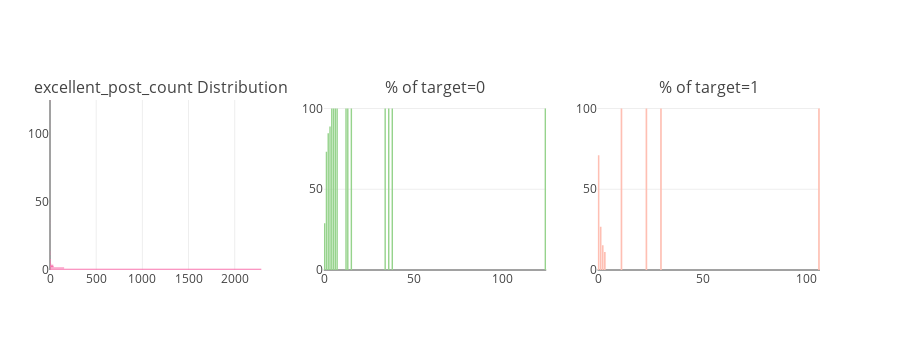

The notebook cell saved with this chart:
### Code cell
catAndTrgt(merge_df, "excellent_post_count")

### Figure 1 — Plotly figure (JSON) as saved in the notebook; plotly's stock layout.template omitted (floating-point values rounded to 4 significant figures)
{"data": [{"marker": {"color": "#f975ae"}, "orientation": "h", "type": "bar", "uid": "1599f352-8b5e-11e8-ae75-6c40089fb510", "x": [1, 1, 1, 1, 1, 1, 2, 2, 2, 3, 3, 7, 8, 8, 12, 36, 39, 153, 2288], "xaxis": "x", "y": [106, 15, 38, 36, 30, 23, 34, 124, 13, 11, 12, 5, 6, 7, 4, 3, 2, 1, 0], "yaxis": "y"}, {"marker": {"color": "#96D38C"}, "name": "Target : 0", "type": "bar", "uid": "159b129e-8b5e-11e8-ae0f-6c40089fb510", "x": [0, 1, 2, 3, 4, 7, 6, 5, 12, 124, 34, 13, 38, 36, 15], "xaxis": "x2", "y": [28.98, 73.2, 84.62, 88.89, 100, 100, 100, 100, 100, 100, 100, 100, 100, 100, 100], "yaxis": "y2"}, {"marker": {"color": "#FEBFB3"}, "name": "Target : 1", "type": "bar", "uid": "159c42ec-8b5e-11e8-b488-6c40089fb510", "x": [0, 1, 2, 3, 11, 106, 30, 23], "xaxis": "x3", "y": [71.02, 26.8, 15.38, 11.11, 100, 100, 100, 100], "yaxis": "y3"}], "layout": {"annotations": [{"font": {"size": 16}, "showarrow": false, "text": "excellent_post_count Distribution", "x": 0.1444, "xanchor": "center", "xref": "paper", "y": 1, "yanchor": "bottom", "yref": "paper"}, {"font": {"size": 16}, "showarrow": false, "text": "% of target=0", "x": 0.5, "xanchor": "center", "xref": "paper", "y": 1, "yanchor": "bottom", "yref": "paper"}, {"font": {"size": 16}, "showarrow": false, "text": "% of target=1", "x": 0.8556, "xanchor": "center", "xref": "paper", "y": 1, "yanchor": "bottom", "yref": "paper"}], "height": 350, "margin": {"l": 50}, "showlegend": false, "xaxis": {"anchor": "y", "domain": [0, 0.2889]}, "xaxis2": {"anchor": "y2", "domain": [0.3556, 0.6444]}, "xaxis3": {"anchor": "y3", "domain": [0.7111, 1]}, "yaxis": {"anchor": "x", "domain": [0, 1]}, "yaxis2": {"anchor": "x2", "domain": [0, 1]}, "yaxis3": {"anchor": "x3", "domain": [0, 1]}}}
